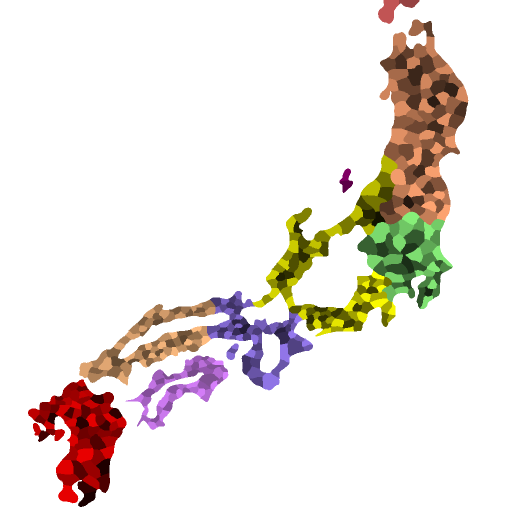
#> input picture provinces.bmp, 1024 x 1024 px, found by its file name (shown at 1/2 size)
$ python color_generator.py
#> lines starting #> are read from the running program, lines starting #| are printed output that depends on the picture
#> further down, map_file is the input picture: PIL image 1024x1024 RGB; mean R, G, B 236.1, 229.5, 224.2
#!/usr/bin/python
# -*- coding: utf-8 -*-

import os
import sys
import random
#import time
#import _thread
#import pygame

from PIL import Image

"""
As one can imagine, this script requires pillow to be installed.

The script is rather slow (takes about one minute to run on a standard EU4 map size), but since this script should only be run once per project I feel that this is an acceptable sacrifice. I've done what I can to optimise it.
"""

# [59 lines left out: functions floodfill, randomise_color, not called in this run]

def color_in_borders_with_adjacent(image, borders):
    pixel = image.load()
    xsize, ysize = image.size

    orig_color = pixel[borders[0][0], borders[0][1]]

    for border in borders:
        x, y = border
        if x >= 0 and x <= (xsize - 1) and y >= 0 and y <= (ysize - 1):
            try:
                if orig_color != pixel[x, y-1]:
                    pixel[x, y] = pixel[x, y-1]
            except IndexError:
                pass
            try:
                if orig_color != pixel[x+1, y]:
                    pixel[x, y] = pixel[x+1, y]
            except IndexError:
                pass
            try:
                if orig_color != pixel[x-1, y]:
                    pixel[x, y] = pixel[x-1, y]
            except IndexError:
                pass
            try:
                if orig_color != pixel[x, y+1]:
                    pixel[x, y] = pixel[x, y+1]
            except IndexError:
                pass


def make_provinces_bmp(map_file):
    land_color = (91, 91, 91)
    sea_color = (213, 213, 213)
    land_border_color = (255, 255, 255)
    sea_border_color = (0, 0, 0)

    # [4 lines of commented-out code are left out]

    land_tiles = []
    sea_tiles = []
    land_borders = []
    sea_borders = []

    colors = []

    image_size = map_file.size
#> image_size = (1024, 1024)
    print("size: ", image_size)
#| size:  (1024, 1024)
    pixel = map_file.load()

    for y in range(image_size[1]):
        for x in range(image_size[0]):
            pixel_color = pixel[x, y] # Gets the color of pixel at cord
            if pixel_color == land_color:
                rand_color = randomise_color((10, 10, 0), (255, 255, 0), colors)
                land_tiles.append(floodfill(map_file, x, y, rand_color, True))
                colors.append(rand_color)
            elif pixel_color == sea_color:
                rand_color = randomise_color((10, 200, 200), (125, 255, 255), colors)
                sea_tiles.append(floodfill(map_file, x, y, rand_color, True))
                colors.append(rand_color)
            elif pixel_color == land_border_color:
                land_borders.append((x, y))
            elif pixel_color == sea_border_color:
                sea_borders.append((x, y))
#> after the loop, colors = []; land_borders = 879124 items; land_tiles = []; sea_borders = []; sea_tiles = []


    print("land_tiles: ", len(land_tiles))
#| land_tiles:  0
    print("sea_tiles: ", len(sea_tiles))
#| sea_tiles:  0
    color_in_borders_with_adjacent(map_file, land_borders)
#> in color_in_borders_with_adjacent, `orig_color = pixel[borders[0][0], borders[0][1]]`: orig_color = (255, 255, 255)
#> the loop in color_in_borders_with_adjacent, `for border in borders:` made 879124 passes
#> (border, x) on passes 1 to 3: ((0, 0), 0), ((1, 0), 1), ((2, 0), 2)
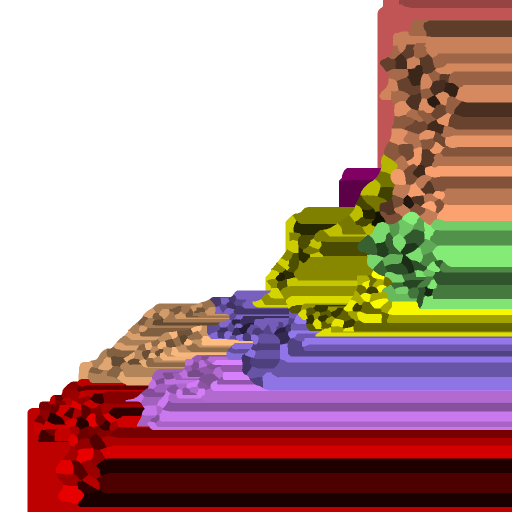
#> map_file: PIL image 1024x1024 RGB (shown at 1/2 size); mean R, G, B 189.1, 157.9, 153.8
    color_in_borders_with_adjacent(map_file, sea_borders)


"""
def display(map_file):
    n=1
    pygame.init()
    size = map_file.size
    w, h = size
    size=(w,h)
    screen = pygame.display.set_mode(size)
    c = pygame.time.Clock() # create a clock object for timing

    while True:
        img=pygame.image.load(filename)
        screen.blit(img,(0,0))
        pygame.display.flip() # update the display
        c.tick(10) # only three images per second
"""

if __name__ == "__main__":
    map_dir = os.getcwd()+"\\shatterednippon\\map\\"
    """
    if os.path.isfile("provinces.bmp"):
        sys.exit("A \"provinces.bmp\" already exists. Please check if you want to keep this file.")
    """
    map_file = Image.open("provinces.bmp")
    """
    map_file = _thread.start_new_thread(make_provinces_bmp, (map_file,))
    display(map_file)
    """
#> (the run stopped early here; a loop or call above may not have finished)
